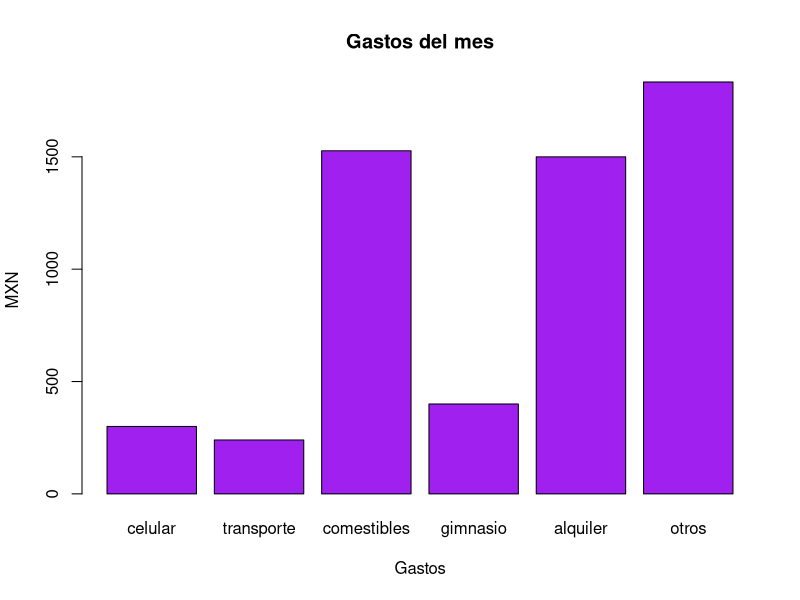
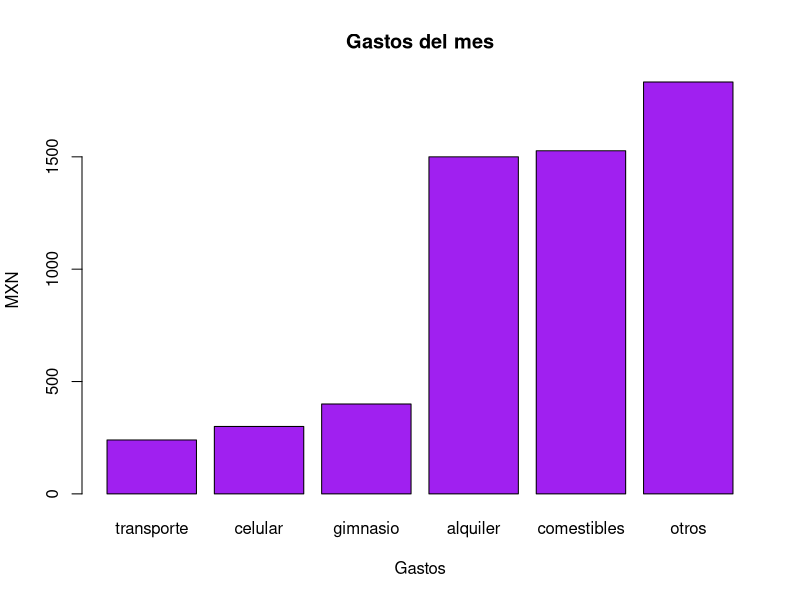

R code for these plots, in order:
#Parte I Variables

# Gastos totales
300 + 240 + 1527 + 400 + 1500 + 1833

celular <- 300
transporte <- 240
comestibles <- 1527
gimnasio <- 400
alquiler <- 1500
otros <- 1833
total <- 5800

#Gastos en 5 meses
total*5
gasto5mes <- 29000

#Gastos en 10 meses
gasto5mes*2
gasto10mes <- 58000

#R distingue mayúsculas y minúsculas
celular<-300
Celular<--300
CELULAR<-8000
celular + Celular
CELULAR - celular

#Crear vector
gastos <- c(celular, transporte, comestibles, gimnasio, alquiler, otros)
nombres <- c("celular", "transporte", "comestibles", "gimnasio", "alquiler", "otros")

#Gráfica
barplot (gastos,
         names.arg = nombres,
         xlab = "Gastos",
         ylab = "MXN",
         col = "purple",
         main = "Gastos del mes")

#Utilizar sort()
gastos_ordenados <- sort(gastos)
names(gastos) <- c("celular", "transporte", "comestibles", "gimnasio", "alquiler", "otros")
gastos_ordenados <- sort(gastos)
barplot (gastos_ordenados,
         names.arg = names(gastos_ordenados),
         xlab = "Gastos",
         ylab = "MXN",
         col = "purple",
         main = "Gastos del mes")

#Parte II Variables
##Nombre de estudiante. - Cualitativa
##Fecha de nacimiento (p. Ej., 21/10/1995). - Cualitativa
##Edad (en años). - Cuantitativa
##Dirección de casa (por ejemplo, 1234 Ave. Alamo). - Cualitativa
##Grado de año universitario: primer año, segundo año, tercer año, último año. - Cualitativa
##Calificación general: A, B, C, D, F. - Cualitativa
##Tiempo (en minutos) para completar el examen final. - Cuantitativa
##Numero de hermanos. - Cuantitativa
